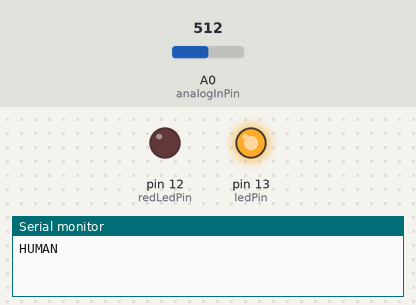
Recording of a sketch running on a simulated Arduino Uno, built with avr-gcc and run on an emulated ATmega328P. Shown: output pins drawn as LEDs (lit = HIGH), the last lines printed to the serial monitor. Inputs (shaded band) come from the test bench; at power-on: A0 (analogInPin) = 512.

Above: at 6.4 s.
6.5 s: A0 (analogInPin) set to 0
At 7.7 s:
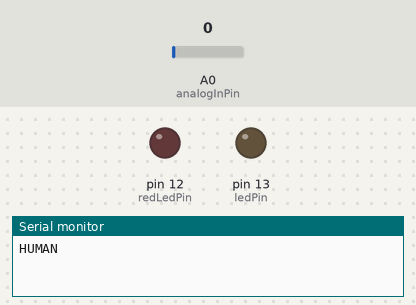
8.0 s: A0 (analogInPin) set to 122
At 9.1 s:
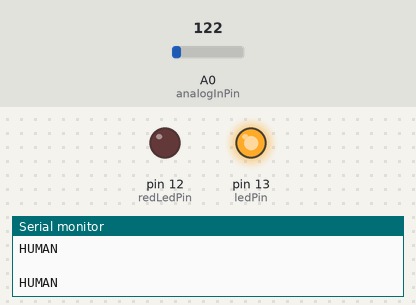
Timing chart, 0 to 11.0 s (numbered marks = the images above; inputs shaded):
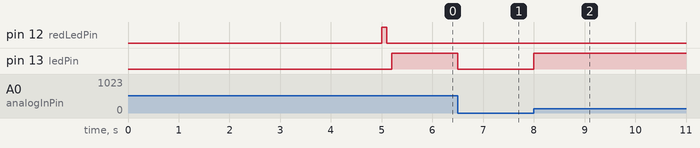

The sketch:

human_detect.ino
```cpp
const int ledPin = 13;
const int redLedPin = 12;
const int analogInPin = A0;
int   ad;

int prevState = 0;
const int switchPin = 8;
const int delayTimer = 5000;
const String humanMsg = "HUMAN";

char receivedChar;

void setup()
{
  pinMode(ledPin, OUTPUT);
  pinMode(redLedPin, OUTPUT);
  pinMode(switchPin, INPUT);
  Serial.begin(9600);
  delay(delayTimer);
  blinkLed();
  prevState = 0;
}


void loop()
{
  if(Serial.available() > 0){
    receivedChar = Serial.read();
    if(receivedChar == 'R'){
      setup();
    }
  }

//  if(digitalRead(9) == HIGH){
//    if(prevState == 0){
//      Serial.println("PRESS");
//      prevState = 1;
//    }
//  } else {
//    if(prevState == 1){
//      Serial.println(" ");
//      prevState = 0;
//    }
//  }

//  if(digitalRead(switchPin) == HIGH){

    // reading human sensor
    ad = analogRead(analogInPin);
    if ( ad == 0 ) {
      digitalWrite(ledPin, LOW);
//      Serial.println(" ");
      if(prevState == 1){
        Serial.println(" ");
        prevState = 0;
      }
    }else{
      digitalWrite(ledPin, HIGH);
//      Serial.println("1");
      if(prevState == 0){
        Serial.println(humanMsg);
        prevState = 1;
      }
    }
//  }


}

void blinkLed(){
  digitalWrite(redLedPin, HIGH);
  delay(100);
  digitalWrite(redLedPin, LOW);
  delay(100);
}
```

Measured:
- after the input at 6.5 s, pin 13 (ledPin): HIGH → LOW at once
- after the input at 8.0 s, pin 13 (ledPin): LOW → HIGH at once
